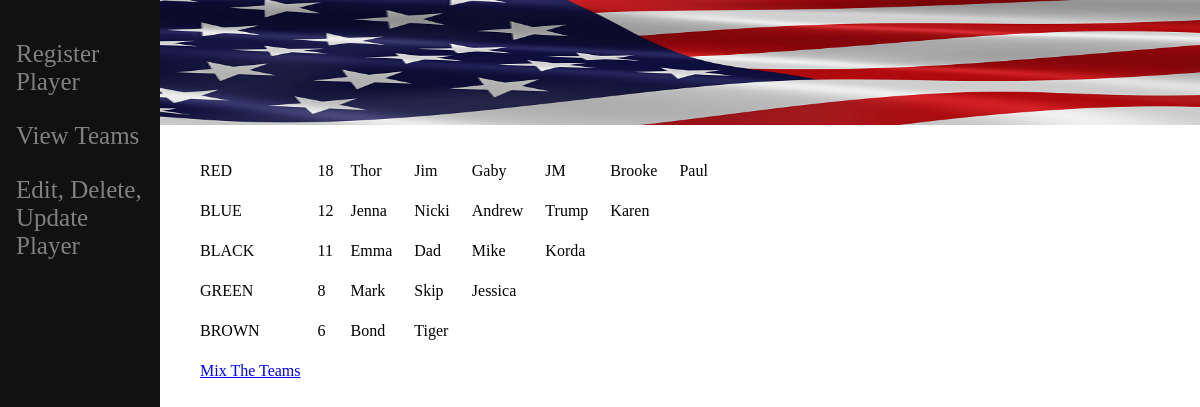
The page / on the database its author committed.
### v_ball/models.py (models this page shows, shortened)
class Player(models.Model):
    player_name = models.CharField(max_length=30)
    skill_level = models.IntegerField()
    team = models.ForeignKey(Team, on_delete=models.SET_NULL, null=True, related_name="players")

### v_ball/views.py (the view)
# urls.py: 2. Add a URL to urlpatterns:  path('', views.home, name='home')
def home(request):
    players1 = Player.objects.all().filter(team = 1)
    players2 = Player.objects.all().filter(team = 2)
    players3 = Player.objects.all().filter(team = 3)
    players4 = Player.objects.all().filter(team = 4)
    players5 = Player.objects.all().filter(team = 5)
    points_red = red_team_points
    points_blue = blue_team_points
    points_black = black_team_points
    points_green = green_team_points
    points_brown = brown_team_points
    return render(request, 'home.html', {'players1': players1, 'players2': players2, 'players3': players3,'players4': players4,'players5': players5, 'points_red':points_red, 'points_blue': points_blue, 'points_black':points_black, 'points_green': points_green, 'points_brown': points_brown})

### v_ball/templates/home.html
{% extends 'base.html' %}
{% load static %}
{% block content %}
{% load static %}
<!DOCTYPE html>
<html>
        <body>
                <div>
                <table>
                        <tr>
                                <td style="padding:10px;">RED</td>
                                <td style="padding: 5px;">{{points_red}}</td>
                                {% for p in players1 %}
                                <td style="padding:10px;">{{p.player_name}}</td>
                                {% endfor %}
                        </tr>
                        <tr>
                                <td style="padding:10px;">BLUE</td>
                                <td style="padding: 5px;">{{points_blue}}</td>
                                {% for p in players2 %}
                                <td style="padding:10px;">{{p.player_name}}</td>
                                {% endfor %}
                        </tr>
                        <tr>
                                <td style="padding:10px;">BLACK</td>
                                <td style="padding: 5px;">{{points_black}}</td>
                                {% for p in players3 %}
                                <td style="padding:10px;">{{p.player_name}}</td>
                                {% endfor %}
                        </tr>
                        <tr>
                                <td style="padding:10px;">GREEN</td>
                                <td style="padding: 5px;">{{points_green}}</td>
                                {% for p in players4 %}
                                <td style="padding:10px;">{{p.player_name}}</td>
                                {% endfor %}
                        </tr>
                        <tr>
                                <td style="padding:10px;">BROWN</td>
                                <td style="padding: 5px;">{{points_brown}}</td>
                                {% for p in players5 %}
                                <td style="padding:10px;">{{p.player_name}}</td>
                                {% endfor %}
                        </tr>
                        <tr>
                                <td style="padding:10px;">
                                <a href="mix_teams">Mix The Teams</a></td>
                        </tr>
                </table>
                </div>
        </body>
</html>
{% endblock %}

### rows shown on the page
Player: player_name "Thor"
Player: player_name "Jim"
Player: player_name "Gaby"
Player: player_name "JM"
Player: player_name "Brooke"
Player: player_name "Paul"
Player: player_name "Jenna"
Player: player_name "Nicki"
Player: player_name "Andrew"
Player: player_name "Trump"
Player: player_name "Karen"
Player: player_name "Emma"
Player: player_name "Dad"
Player: player_name "Mike"
Player: player_name "Korda"
Player: player_name "Mark"
Player: player_name "Skip"
Player: player_name "Jessica"
Player: player_name "Bond"
Player: player_name "Tiger"

### other values the page prints
{{ points_red }} "18"
{{ points_blue }} "12"
{{ points_black }} "11"
{{ points_green }} "8"
{{ points_brown }} "6"
